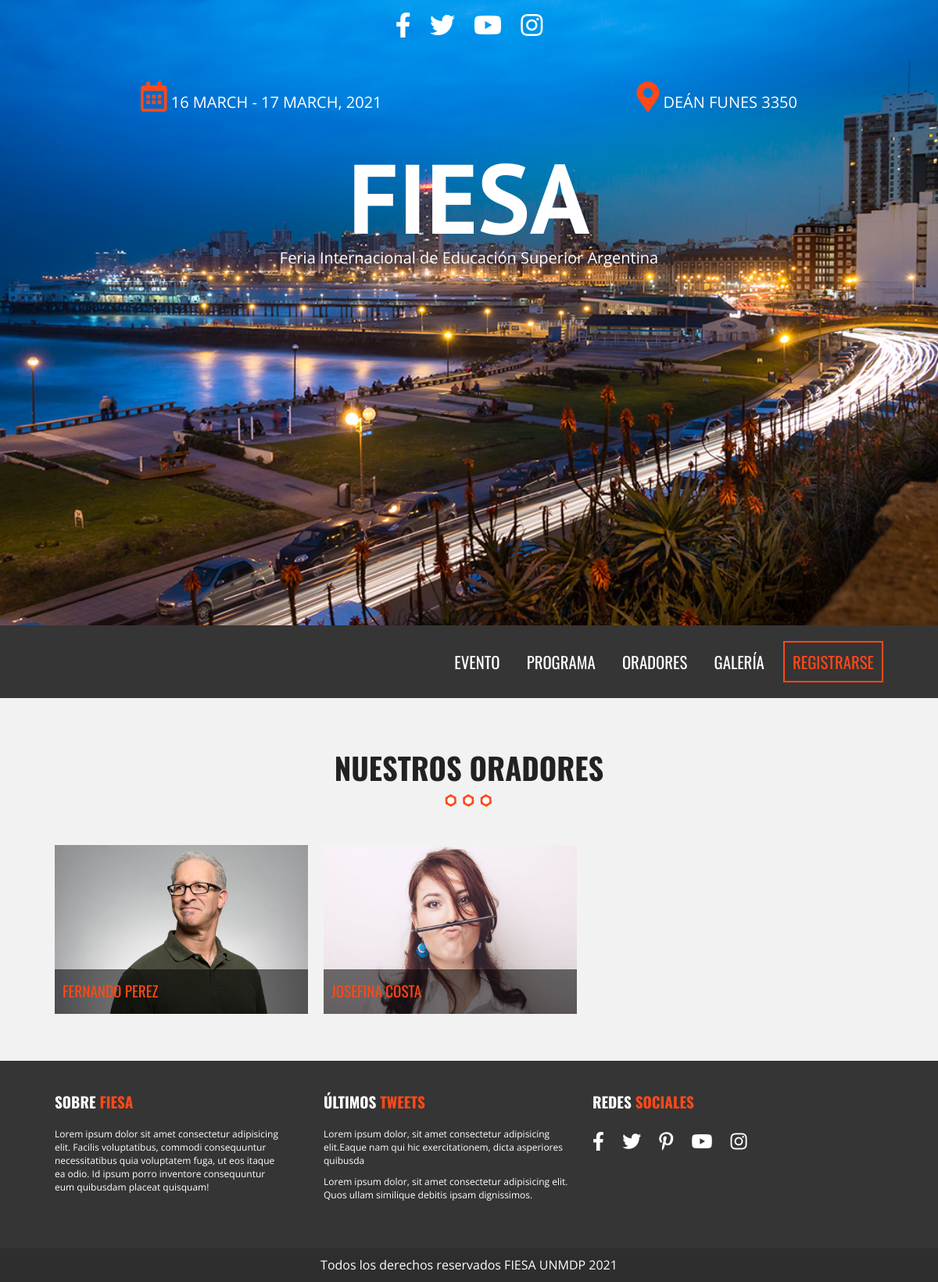
Screenshot of /oradores.php with the database file from the repository.
### tables this page shows
CREATE TABLE evento(
    id_evento int NOT NULL AUTO_INCREMENT,
    nombre varchar(50) NOT NULL,
    fecha_inicio DATE NOT NULL,
    fecha_fin DATE NOT NULL,
    inscriptos int not NULL,
    acreditados int not NULL,
    estado TINYINT NOT null,
    organizador varchar(30) not null,
    ubicacion varchar(30) NOT NULL,
    descripcion varchar(1000) NOT NULL,
    info_pago varchar(20) not null,
    PRIMARY KEY(id_evento)
);

CREATE TABLE orador(
    id_orador int NOT NULL AUTO_INCREMENT,
    id_evento int NOT NULL,
    dni int(8) UNSIGNED NOT NULL,
    nombre varchar(20) NOT NULL,
    apellido varchar(20) NOT NULL,
    biografia text(600) NOT NULL,
    imagen varchar(20) not null,
    PRIMARY KEY(id_orador),
    FOREIGN KEY(id_evento) REFERENCES evento(id_evento) ON DELETE CASCADE
);

### oradores.php (called while the page is built)
<?php include_once 'includes/templates/header.php'; ?>
<?php include_once 'includes/templates/oradores.php'; ?>
<?php include_once 'includes/templates/footer.php'; ?>

### includes/templates/oradores.php (the view, shortened to what this page needs)
<?php
        try{
            require_once('includes/funciones/conexionBDD.php');
            $sql_oradores="
            SELECT nombre, apellido, biografia, imagen, dni
            FROM orador";
            $tuplas_oradores= $db->query($sql_oradores);
        }
        catch(Exception $e){
            echo ($e->getMessage());
        }
    ?>
        <?php
            $oradores= array();
            while ($aux_oradores= $tuplas_oradores->fetch_assoc()){
                $o_aux= array(
                    'nombre_ape' => $aux_oradores['nombre'] . ' ' . $aux_oradores['apellido'],
                    'biografia' => $aux_oradores['biografia'],
                    'imagen' => $aux_oradores['imagen'],
                    'dni' => $aux_oradores['dni']
                );
                $oradores[]= $o_aux;
            }
        ?>
        <section id="invitados" class="invitados contenedor seccion">
            <h2>Nuestros Oradores</h2>
            <ul class="lista-invitados clearfix">
                <?php
                    foreach($oradores as $orador){ ?>
                        <li>
                            <div class="invitado">
                                <a class="invitado-info" href="#orador<?php echo $orador['dni']; ?>">
                                    <img src= "img/oradores/<?php echo $orador['imagen']; ?>" alt="imagen orador">
                                    <p> <?php echo $orador['nombre_ape']; ?> </p>
                                </a>
                            </div>
                        </li>
            <?php   }
                ?>
            </ul>
        </section>

### includes/templates/header.php (shortened to what this page needs)
<!doctype html>
<html class="no-js" lang="">
<head>
  <link rel="stylesheet" href="https://unpkg.com/leaflet@1.6.0/dist/leaflet.css" />
  <link rel="stylesheet" href="css/normalize.css">
  <link rel="stylesheet" href="css/main.css">
  <link rel="stylesheet" href="css/lightbox.css">
  <link rel="stylesheet" href="css/colorbox.css">
  <?php
    $archivo= basename($_SERVER['PHP_SELF']);
    $pagina= str_replace(".php","",$archivo);
  ?>
  <link rel="stylesheet" href="css/all.min.css">
</head>
<body class="<?php echo $pagina;?>">
  <?php
    try {
      require_once('includes/funciones/conexionBDD.php');
      $sql = "
            SELECT e.id_evento, e.nombre, e.fecha_inicio, e.fecha_fin, e.descripcion, e.ubicacion
            FROM evento e
            WHERE e.id_evento=1";
      $tupla = $db->query($sql);
      $evento = $tupla->fetch_assoc();
    } catch (Exception $e) {
      echo "Error: " . $e->getMessage();
    }
  ?>
  <header class="site-header">
    <div class="hero">
      <div class="contenido-header">
        <nav class="redes-sociales">
          <a href="#"><i class="fab fa-facebook-f"></i></a>
          <a href="#"><i class="fab fa-twitter"></i></a>
          <a href="#"><i class="fab fa-youtube"></i></a>
          <a href="#"><i class="fab fa-instagram"></i></a>
        </nav>
        <div class="informacion-evento">
          <div class="clearfix">
            <p class="fecha"><i class="far fa-calendar-alt"></i>
            <?php
              if ($evento['fecha_inicio']==$evento['fecha_fin']){
                echo utf8_encode(strftime("%d %B, %Y", strtotime($evento['fecha_inicio'])));
              }else{
                echo utf8_encode(strftime("%d %B - ", strtotime($evento['fecha_inicio']))) . utf8_encode(strftime("%d %B, %Y", strtotime($evento['fecha_fin'])));
              }
            ?></p>
            <p class="ciudad"><i class="fas fa-map-marker-alt"></i> <?php echo $evento['ubicacion']?> </p>
          </div>
          <br><br>
          <h1 class="nombre-sitio"><?php echo $evento['nombre']?></h1>
          <p class="slogan"> Feria Internacional de Educación Superior Argentina</p>
        </div>
      </div>
    </div>
  </header>
  <div class="barra" id="seccion">
    <div class="contenedor clearfix">
      <nav class="navegacion-principal clearfix">
        <a href="index.php">Evento</a>
        <a href="calendario.php#seccion">Programa</a>
        <a href="oradores.php#seccion">Oradores</a>
        <a href="galeria.php#seccion">Galería</a>
        <a href="registro.php">Registrarse</a>
      </nav>
    </div>
  </div>

### css/main.css (style rules this page uses)
html { color: #222; font-size: 1em; line-height: 1.4; }
audio, canvas, iframe, img, svg, video { vertical-align: middle; }
html { box-sizing: border-box; }
body { background-color: #f2f2f2; font-family: 'Open Sans', sans-serif; }
.contenedor { width:98%; margin: 0 auto; }
@media only screen and (min-width: 480px) { .contenedor { width:95%; } }
@media only screen and (min-width: 768px) { .contenedor { width:90%; } }
@media only screen and (min-width: 992px) { .contenedor { width:90%; max-width: 1100px; } }
.seccion { padding:30px 0; }
.seccion p { font-size: 1.2em; text-align: center; }
h2 { font-family: 'Oswald', sans-serif; font-size:2.4em; text-transform: uppercase; text-align: center; }
h2::after { content:''; margin: 0 auto; background-image: url(../img/separador.png); height: 30px; width: 100px; display: block; }
ul { list-style:none; margin:0; padding:0; }
div.hero { background-image: url(../img/encabezado6.jpg); height:100vh; background-position: top center; background-size: cover; }
div.contenido-header { padding-top:40px; }
@media only screen and (min-width:768px) { div.contenido-header { padding-top:10px; } }
nav.redes-sociales { text-align: center; }
nav.redes-sociales a { color:#ffffff; font-size:2em; margin-right:20px; }
nav.redes-sociales a:last-child { margin-right: 0; }
div.informacion-evento { text-align: center; color: #ffffff; }
@media only screen and (min-width:768px) { div.informacion-evento { width:70%; margin: 0 auto; margin-top:50px; } }
div.informacion-evento p { margin:0; display: inline; font-size:20px; text-transform: uppercase; }
div.informacion-evento p i { color: #fe4918; font-size: 2.4rem; }
p.fecha { float:left; }
p.ciudad { float:right; text-align: right; }
p.slogan { text-transform: none!important; }
h1.nombre-sitio { font-size: 5.9vw; text-transform: uppercase; font-family: 'PT Sans', sans-serif; }
@media only screen and (min-width:768px) { h1.nombre-sitio { font-size: 10.5vw; margin:0; line-height:1; } }
div.barra { background-color:#353535; padding:20px 0; }
nav.navegacion-principal { display:none; width: 100%; }
nav.navegacion-principal a { font-family: 'Oswald', sans-serif; color:#ffffff; font-size:1.3em; text-transform: uppercase; text-decoration: none; transition: all .6s ease; width: 100%; display: block; text-align: center; margin-bottom:20px; clear:both; }
nav.navegacion-principal a:last-child { border:2px solid #fe4918; color: #fe4918; }
@media only screen and (min-width:768px) { nav.navegacion-principal { width: 67%; float: right; text-align: right; display:block; } }
@media only screen and (min-width:768px) { nav.navegacion-principal a { padding: 10px 10px; width:auto; display: inline-block; text-align: center; margin:0 10px 0 0; } }
ul.lista-invitados li { padding:10px; float:left; }
@media only screen and (min-width:480px) { ul.lista-invitados li { width:45%; } }
@media only screen and (min-width:768px) { ul.lista-invitados li { width:30%; } }
div.invitado { position:relative; overflow:hidden; }
div.invitado img { max-width:100%; -webkit-transform: all .5s ease-in-out; }
div.invitado p { position:absolute; bottom:0; left:0; padding: 15px 10px; margin:0; background-color: rgba(0,0,0,.55); width:100%; text-align: left; font-family: 'Oswald', sans-serif; color: #fe4918; text-transform: uppercase; -webkit-transition: all .5s ease-in-out; }
.clearfix:before, .clearfix:after { content: " "; display: table; }
.clearfix:after { clear: both; }

### rows the page displays
evento: fecha_inicio "16 MARCH -", fecha_fin "17 MARCH, 2021", ubicacion "DEÁN FUNES 3350", nombre "FIESA"
orador: imagen (picture), nombre_ape "FERNANDO PEREZ"
orador: imagen (picture), nombre_ape "JOSEFINA COSTA"
